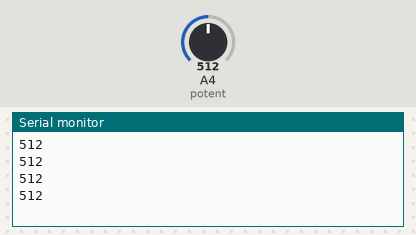
Bench run of a sketch on a simulated Arduino Uno, built with avr-gcc and run on an emulated ATmega328P. On the bench: the last lines printed to the serial monitor. The inputs (shaded band) are chosen by the test bench; at power-on: A4 (potent) = 512.

Above: at 1.2 s.
1.3 s: A4 (potent) set to 716
At 1.71 s:
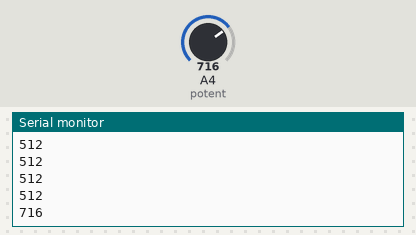
2.8 s: A4 (potent) set to 900
At 2.91 s:
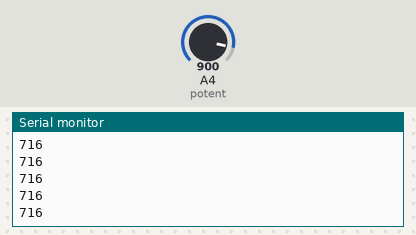
Timing chart, 0 to 5.8 s (numbered marks = the images above; inputs shaded):
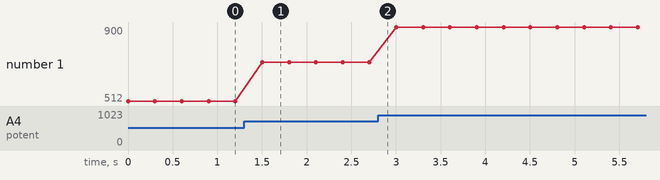

The sketch:

LED_meter.ino
```cpp
int red1 = 2; //pin numbers for LEDs
int red2 = 3;
int yellow1 = 4;
int yellow2 = 5;
int blue1 = 6;
int blue2 = 7;

int ledArray[] = {2,3,4,5,6,7};

int potent = A4;
int potentNum = 0;

void setup() {
  // put your setup code here, to run once:
/*pinMode(red1, OUTPUT); //recognize LEDs as output
pinMode(red2, OUTPUT);
pinMode(yellow1, OUTPUT);
pinMode(yellow2, OUTPUT);
pinMode(blue1, OUTPUT);
pinMode(blue2, OUTPUT);
*/

for(int i=0;i<6,i++;){ //set all LEDs as OUTPUTS with for loop
  pinMode(ledArray[i], OUTPUT);
}

Serial.begin(9600); //Begin the Serial monitor
pinMode(potent, INPUT); //declaring potentiometer as INPUT
}


void loop() {
  // put your main code here, to run repeatedly:
/*digitalWrite(red1, HIGH); //Turn all LEDs on
digitalWrite(red2, HIGH);
digitalWrite(yellow1, HIGH);
digitalWrite(yellow2, HIGH);
digitalWrite(blue1, HIGH);
digitalWrite(blue2, HIGH);*/

potentNum = analogRead(potent); //gets value from sensor
int num = map(potentNum,0,1023,0,6);

Serial.println(potentNum);
switch(num){ //switch statements to turn LEDs on/off
 case 0:
    digitalWrite(ledArray[0], HIGH);
    digitalWrite(ledArray[1], HIGH);
    digitalWrite(ledArray[2], HIGH);
    digitalWrite(ledArray[3], HIGH);
    digitalWrite(ledArray[4], HIGH);
    digitalWrite(ledArray[5], HIGH);

    break;
  case 1:
    digitalWrite(ledArray[0], HIGH);
    digitalWrite(ledArray[1], HIGH);
    digitalWrite(ledArray[2], HIGH);
    digitalWrite(ledArray[3], HIGH);
    digitalWrite(ledArray[4], HIGH);
    digitalWrite(ledArray[5], LOW);

    break;
    case 2:
    digitalWrite(ledArray[0], HIGH);
    digitalWrite(ledArray[1], HIGH);
    digitalWrite(ledArray[2], HIGH);
    digitalWrite(ledArray[3], HIGH);
    digitalWrite(ledArray[4], LOW);
    digitalWrite(ledArray[5], LOW);

    break;
    case 3:
    digitalWrite(ledArray[0], HIGH);
    digitalWrite(ledArray[1], HIGH);
    digitalWrite(ledArray[2], HIGH);
    digitalWrite(ledArray[3], LOW);
    digitalWrite(ledArray[4], LOW);
    digitalWrite(ledArray[5], LOW);
    break;

    case 4:
    digitalWrite(ledArray[0], HIGH);
    digitalWrite(ledArray[1], HIGH);
    digitalWrite(ledArray[2], LOW);
    digitalWrite(ledArray[3], LOW);
    digitalWrite(ledArray[4], LOW);
    digitalWrite(ledArray[5], LOW);
    break;

    case 5:
    digitalWrite(ledArray[0], HIGH);
    digitalWrite(ledArray[1], LOW);
    digitalWrite(ledArray[2], LOW);
    digitalWrite(ledArray[3], LOW);
    digitalWrite(ledArray[4], LOW);
    digitalWrite(ledArray[5], LOW);
    break;

    case 6:
    digitalWrite(ledArray[0], LOW);
    digitalWrite(ledArray[1], LOW);
    digitalWrite(ledArray[2], LOW);
    digitalWrite(ledArray[3], LOW);
    digitalWrite(ledArray[4], LOW);
    digitalWrite(ledArray[5], LOW);
    break;
}


delay(300);

}
```

Measured:
- after the input at 1.3 s, the serial monitor: prints a new line after 0.20 s (image 1)
- plotted number 1: 512 → 716 after the input at 1.3 s, 716 → 900 after the input at 2.8 s
